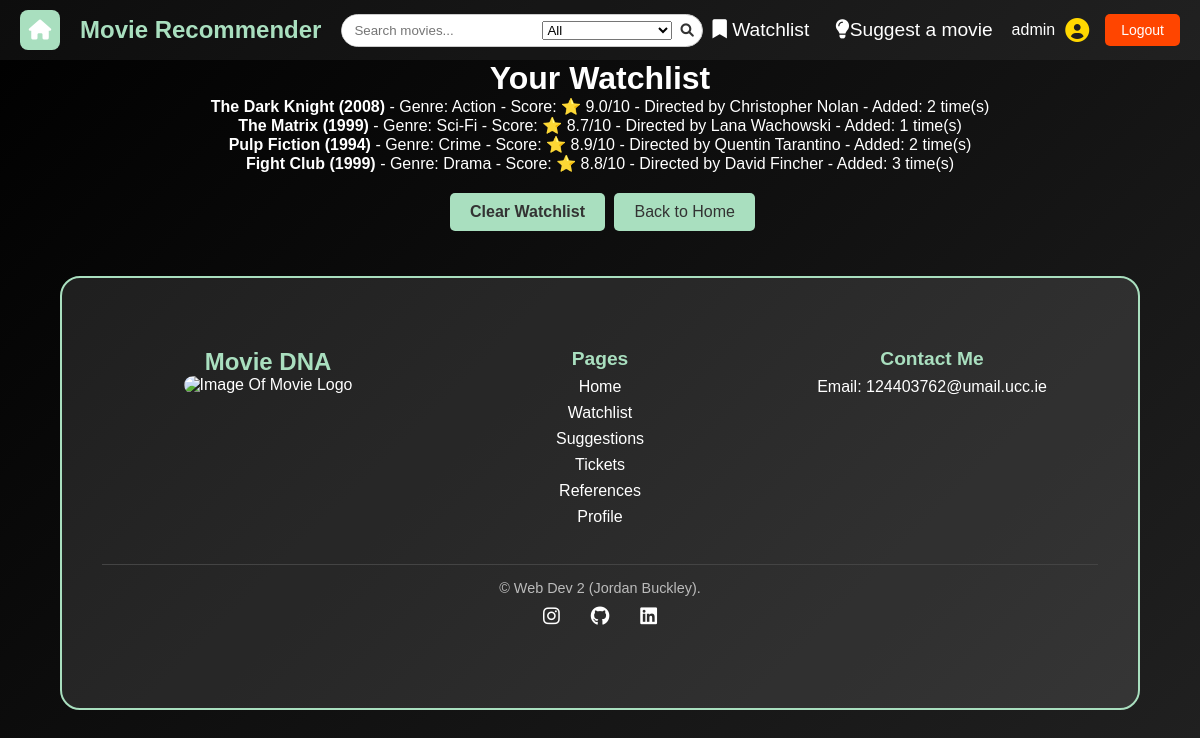
Page /watchlist (signed in) on the earlier database version.
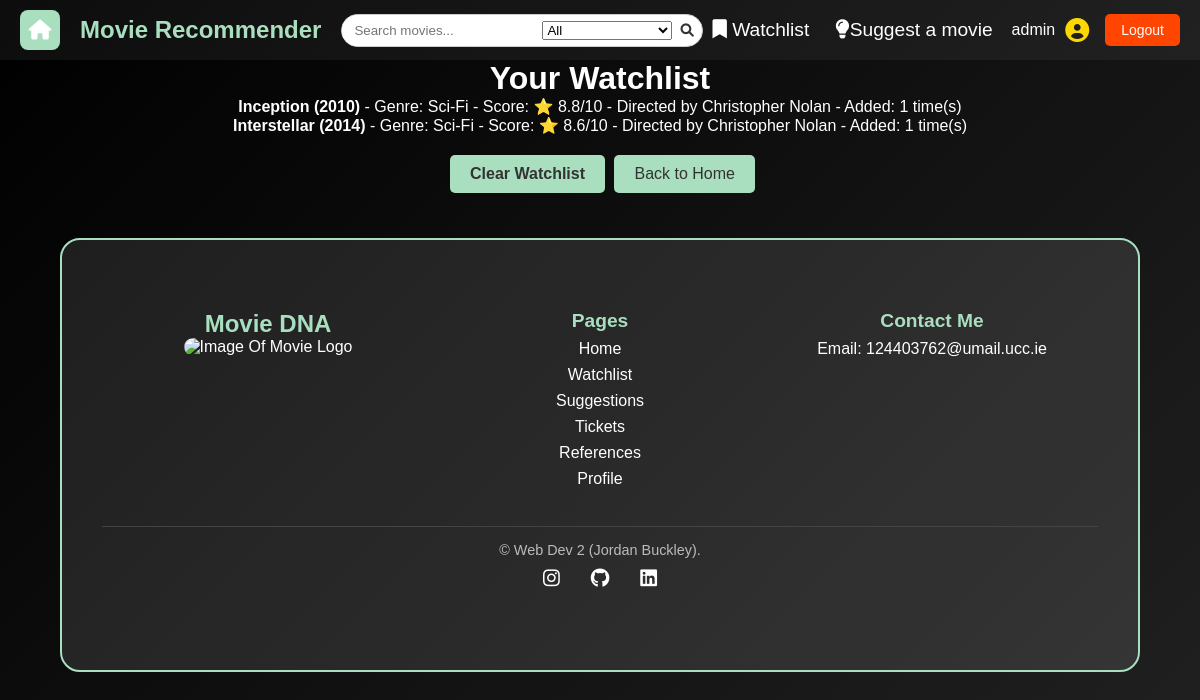
Same page on the later database version.
### tables this page shows
CREATE TABLE watchlist (
    user_id TEXT NOT NULL,
    movie_id INTEGER NOT NULL,
    count INTEGER DEFAULT 1,
    PRIMARY KEY (user_id, movie_id),
    FOREIGN KEY (user_id) REFERENCES users(user_id),
    FOREIGN KEY (movie_id) REFERENCES movies(movie_id)
);

CREATE TABLE movies 
(
    movie_id INTEGER PRIMARY KEY AUTOINCREMENT,
    title TEXT NOT NULL,
    genre TEXT NOT NULL,
    score FLOAT,
    year INTEGER,
    director TEXT,
    description TEXT
, image_path TEXT);

### app.py (the view)
@app.route("/watchlist")
@login_required
def cart():
    db = get_db()
    user_id = session["user_id"]
    watchlist = db.execute("""
        SELECT movies.*, watchlist.count
        FROM watchlist
        JOIN movies ON watchlist.movie_id = movies.movie_id
        WHERE watchlist.user_id = ?
    """, (user_id,)).fetchall()
    return render_template("watchlist.html", watchlist=watchlist)

### app.py (called while the page is built)
@app.before_request
def load_logged_in_user():
    g.user = session.get("user_id")
    g.is_admin = session.get("is_admin", False)

def login_required(view):
    @wraps(view)
    def wrapped_view(*args, **kwargs):
        if g.user is None:
            return(redirect(url_for("login", next=request.url)))
        return view(*args, **kwargs)
    return wrapped_view

### database.py (called while the page is built)
def get_db():
    if "db" not in g:
        g.db = sqlite3.connect(DATABASE,
                                detect_types=sqlite3.PARSE_DECLTYPES
                        )
        g.db.row_factory = sqlite3.Row
    return g.db

### templates/watchlist.html
{% extends "base.html" %}
{% block main_content %}
    <h1>Your Watchlist</h1>
    {% if watchlist %}
        <ul>
            {% for movie in watchlist %}
                <li>
                    <strong>{{ movie.title }} ({{ movie.year }})</strong>
                    - Genre: {{ movie.genre }}
                    - Score: ⭐ {{ movie.score }}/10
                    - Directed by {{ movie.director }}
                    - Added: {{ movie.count }} time(s)
                </li>
            {% endfor %}
        </ul>
        <a href="{{ url_for('clear_watchlist') }}" class="btn">Clear Watchlist</a>
    {% else %}
        <p>Your watchlist is empty.</p>
    {% endif %}
    <a href="{{ url_for('index') }}" class="back-button">Back to Home</a>
{% endblock %}

### templates/base.html (shortened to what this page needs)
<!DOCTYPE html>
<html lang="en">
<head>
    <link rel="stylesheet" href="{{ url_for('static', filename='styles.css') }}">
    <link rel="stylesheet" href="https://cdnjs.cloudflare.com/ajax/libs/font-awesome/6.0.0/css/all.min.css">
</head>
<body>
    <header>
        <nav>
            <section id="nav-container">
                <section id="nav-left">
                    <a href="/" id="home-icon">
                        <i class="fa-solid fa-house"></i>
                    </a>
                    <section id="nav-logo">
                        <a href="{{ url_for('index') }}">Movie Recommender</a>
                    </section>
                </section>
                <section id="nav-search">
                    <form action="{{ url_for('search') }}" method="GET">
                        <input type="text" name="query" placeholder="Search movies...">
                        <select name="filter">
                            <option value="all">All</option>
                        </select>
                        <button type="submit"><i class="fa-solid fa-magnifying-glass"></i></button>
                    </form>
                </section>
                <section id="nav-user">
                    <section id="nav-links">
                        <ul>
                            <li>
                                <a href="{{ url_for('cart') }}">
                                    <i class="fa-solid fa-bookmark"></i> Watchlist
                                </a>
                            </li>
                            <li><a href="{{ url_for('suggest_movie') }}">
                                <i class="fa-solid fa-lightbulb"></i>Suggest a movie</a></li>
                        </ul>
                    </section>
                    {% if session['user_id'] %}
                    <section id="user-info">
                        <p id="username">{{ session['user_id'] }}</p>
                        <i class="fas fa-user-circle" id="user-icon"></i>
                    </section>
                    <a href="{{ url_for('logout') }}" id="logout-btn">Logout</a>
                    {% else %}
                    <a href="{{ url_for('login') }}" id="login-btn">Login</a>
                    <a href="{{ url_for('registration') }}" id="register-btn">Register</a>
                    {% endif %}
                </section>
            </section>
        </nav>
    </header>
    <main>
        {% block main_content %}{% endblock %}
    </main>
    <footer class="footer">
        <section class="footer-container">
            <section class="footer-logo">
                <h2>Movie DNA</h2>
                <img src="{{ url_for('static', filename='images/movieLogo.jpg') }} " alt="Image Of Movie Logo" />
            </section>
            <section class="footer-links">
                <h3>Pages</h3>
                <ul>
                    <li><a href="/">Home</a></li>
                    <li><a href="{{ url_for('cart') }}">Watchlist</a></li>
                    <li><a href="{{ url_for('suggest_movie') }}">Suggestions</a></li>
                    <li><a href="{{ url_for('submit_ticket') }}">Tickets</a></li>
                    <li><a href="{{ url_for('references') }}">References</a></li>
                    <li><a href="{{ url_for('user') }}">Profile</a></li>
                </ul>
            </section>
            <section class="footer-contact">
                <h3>Contact Me</h3>
                <p>Email: <a href="mailto:124403762@umail.ucc.ie">124403762@umail.ucc.ie</a></p>
            </section>
            <section class="footer-bottom">
                <p>&copy; Web Dev 2 (Jordan Buckley).</p>
                <section class="social-icons">
                    <a aria-label="Instagram" href="https://www.instagram.com/jordanbuckley_20/" target="_blank">
                        <i class="fab fa-instagram"></i>
                    </a>
                    <a aria-label="GitHub" href="https://github.com/JordanBuckleyGit" target="_blank">
                        <i class="fab fa-github"></i>
                    </a>
                    <a aria-label="LinkedIn" href="https://www.linkedin.com/in/jordan05/" target="_blank">
                        <i class="fab fa-linkedin"></i>
                    </a>
                </section>
            </section>
    </footer>
</body>
</html>

### static/styles.css (style rules this page uses)
* { margin: 0; padding: 0; box-sizing: border-box; }
body { font-family: 'Arial', sans-serif; background: linear-gradient(-45deg, #0f0f0f, #1c1c1c, #2c2c2c, #000000); background-size: 400% 400%; animation: movingBackground 10s ease infinite; color: white; text-align: center; min-height: 100vh; display: flex; flex-direction: column; }
nav { background: rgba(255, 255, 255, 0.05); padding: 0.625rem 1.25rem; display: flex; align-items: center; position: sticky; top: 0; z-index: 1000; }
#nav-container { width: 100%; max-width: 100%; display: flex; justify-content: space-between; align-items: center; margin: 0 auto; }
#nav-left { display: flex; align-items: center; gap: 10px; }
#home-icon { margin-right: 10px; display: inline-flex; align-items: center; justify-content: center; width: 40px; height: 40px; background-color: #A9DFBF; color: white; border-radius: 8px; text-decoration: none; font-size: 20px; transition: background 0.3s ease; }
#nav-logo a { font-size: 1.5rem; font-weight: bold; color: #A9DFBF; text-decoration: none; }
#nav-links { margin-left: auto; }
#nav-links ul { list-style: none; display: flex; gap: 1.25rem; }
#nav-links ul li a { padding: 2px 3px; border-radius: 1.1rem; color: white; text-decoration: none; font-size: 1.2rem; transition: color 0.3s ease; }
#nav-user { display: flex; align-items: center; gap: 1rem; margin-left: auto; }
#user-info { display: flex; align-items: center; gap: 0.625rem; }
#username { font-size: 1rem; color: white; }
#user-icon { font-size: 1.5rem; color: #FFD700; }
#login-btn, #register-btn, #logout-btn { padding: 0.5rem 1rem; border-radius: 0.313rem; text-decoration: none; font-size: 0.875rem; transition: background 0.3s ease; }
#logout-btn { background: #FF4500; color: white; }
.footer { background: rgba(255, 255, 255, 0.1); border: 2px solid #A9DFBF; border-radius: 20px; padding: 40px; width: 90%; max-width: 95%; margin: 40px auto; text-align: center; transition: transform 0.3s ease, box-shadow 0.3s ease; }
.footer-container { display: flex; justify-content: space-between; flex-wrap: wrap; padding: 20px 0; margin-bottom: 20px; }
.footer-logo img { max-width: 200px; border-radius: 10px; transition: transform 0.3s ease; }
.footer-logo h2 { font-size: 1.5em; font-weight: bold; color: #A9DFBF; }
.footer-logo, .footer-links, .footer-contact { flex: 1; margin: 10px; min-width: 180px; }
.footer-links h3, .footer-contact h3 { font-size: 1.2em; margin-bottom: 8px; color: #A9DFBF; }
.footer-links ul { list-style: none; padding: 0; }
.footer-links ul li { margin-bottom: 8px; }
.footer-links ul li a { color: white; text-decoration: none; transition: color 0.3s ease; }
.footer-contact a { color: white; text-decoration: none; transition: color 0.3s ease; }
.footer-bottom { width: 100%; padding-top: 15px; border-top: 1px solid #444; margin-top: 20px; text-align: center; display: flex; flex-direction: column; align-items: center; gap: 10px; }
.footer-bottom p, .footer-bottom a { color: #bbb; font-size: 0.9em; }
.footer-bottom a { margin-left: 15px; text-decoration: none; }
.social-icons { display: flex; justify-content: center; gap: 15px; }
.social-icons a { font-size: 1.2em; color: white; margin: 0 8px; transition: color 0.3s ease; }
.btn { display: inline-block; padding: 10px 20px; background: #A9DFBF; color: #333; text-decoration: none; font-size: 1rem; border-radius: 5px; transition: background 0.3s ease, transform 0.2s ease; margin: 5px; text-align: center; font-weight: bold; }
.back-button { display: inline-block; margin-top: 20px; padding: 10px 20px; background: #A9DFBF; color: #333; text-decoration: none; border-radius: 5px; transition: background 0.3s ease; }
#user-info { position: relative; display: flex; align-items: center; gap: 10px; }
#nav-search { display: flex; align-items: center; margin-left: 20px; }
#nav-search form { display: flex; align-items: center; border: 1px solid #ccc; border-radius: 20px; overflow: hidden; background-color: #fff; }
#nav-search input { border: none; padding: 8px 12px; outline: none; width: 200px; }
#nav-search button { border: none; background: none; padding: 8px; cursor: pointer; }
#nav-search button i { color: #333; }

Differences in the rows shown:
removed watchlist: title "The Dark Knight", year "2008", genre "Action", score "9.0", director "Christopher Nolan", count "2"
removed watchlist: title "The Matrix", year "1999", genre "Sci-Fi", score "8.7", director "Lana Wachowski", count "1"
removed watchlist: title "Pulp Fiction", year "1994", genre "Crime", score "8.9", director "Quentin Tarantino", count "2"
removed watchlist: title "Fight Club", year "1999", genre "Drama", score "8.8", director "David Fincher", count "3"
added watchlist: title "Inception", year "2010", genre "Sci-Fi", score "8.8", director "Christopher Nolan", count "1"
added watchlist: title "Interstellar", year "2014", genre "Sci-Fi", score "8.6", director "Christopher Nolan", count "1"
